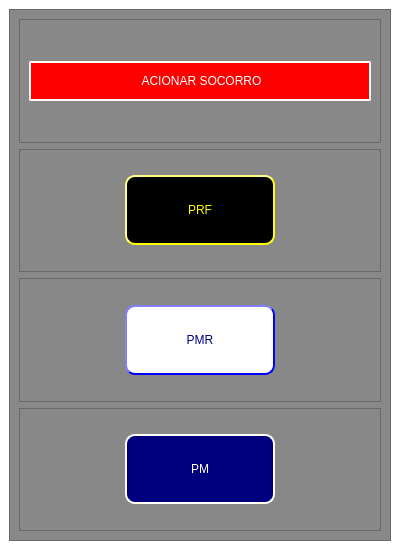
<?xml version="1.0" encoding="UTF-8"?>
<ui version="4.0">
 <class>MainWindow</class>
 <widget class="QMainWindow" name="MainWindow">
  <property name="geometry">
   <rect>
    <x>0</x>
    <y>0</y>
    <width>400</width>
    <height>550</height>
   </rect>
  </property>
  <property name="maximumSize">
   <size>
    <width>400</width>
    <height>550</height>
   </size>
  </property>
  <property name="windowTitle">
   <string>Tela de SOS</string>
  </property>
  <property name="styleSheet">
   <string notr="true">background-color: rgb(255, 255, 255);</string>
  </property>
  <widget class="QWidget" name="centralwidget">
   <layout class="QHBoxLayout" name="horizontalLayout">
    <item>
     <widget class="QFrame" name="frame">
      <property name="styleSheet">
       <string notr="true">background-color: rgb(136, 136, 136);</string>
      </property>
      <property name="frameShape">
       <enum>QFrame::StyledPanel</enum>
      </property>
      <property name="frameShadow">
       <enum>QFrame::Raised</enum>
      </property>
      <layout class="QVBoxLayout" name="verticalLayout">
       <item>
        <widget class="QFrame" name="frame_2">
         <property name="styleSheet">
          <string notr="true"/>
         </property>
         <property name="frameShape">
          <enum>QFrame::StyledPanel</enum>
         </property>
         <property name="frameShadow">
          <enum>QFrame::Raised</enum>
         </property>
         <layout class="QGridLayout" name="gridLayout_4">
          <item row="0" column="0">
           <widget class="QLabel" name="label">
            <property name="maximumSize">
             <size>
              <width>16777215</width>
              <height>40</height>
             </size>
            </property>
            <property name="styleSheet">
             <string notr="true">background-color: rgb(255, 0, 0);
color: rgb(255, 255, 255);
font: 75 16pt &quot;Arial&quot;;
border-style: outset;
border-width: 2px;
border-color: white</string>
            </property>
            <property name="text">
             <string>&lt;html&gt;&lt;head/&gt;&lt;body&gt;&lt;p align=&quot;center&quot;&gt;ACIONAR SOCORRO&lt;/p&gt;&lt;/body&gt;&lt;/html&gt;</string>
            </property>
           </widget>
          </item>
         </layout>
        </widget>
       </item>
       <item>
        <widget class="QFrame" name="frame_3">
         <property name="styleSheet">
          <string notr="true"/>
         </property>
         <property name="frameShape">
          <enum>QFrame::StyledPanel</enum>
         </property>
         <property name="frameShadow">
          <enum>QFrame::Raised</enum>
         </property>
         <layout class="QGridLayout" name="gridLayout">
          <item row="0" column="0">
           <widget class="QPushButton" name="bt_prf">
            <property name="maximumSize">
             <size>
              <width>150</width>
              <height>70</height>
             </size>
            </property>
            <property name="styleSheet">
             <string notr="true">QPushButton{background-color: rgb(0, 0, 0);
color: rgb(255, 255, 0);
font: 75 24pt &quot;Arial&quot;;
border-style: outset;
border-width: 2px;
border-color: yellow;
border-radius: 10px
}
QPushButton:pressed{
	background-color: rgb(255, 255, 0);
	color: rgb(0, 0, 0);
	border-color: black
}</string>
            </property>
            <property name="text">
             <string>PRF</string>
            </property>
           </widget>
          </item>
         </layout>
        </widget>
       </item>
       <item>
        <widget class="QFrame" name="frame_4">
         <property name="styleSheet">
          <string notr="true"/>
         </property>
         <property name="frameShape">
          <enum>QFrame::StyledPanel</enum>
         </property>
         <property name="frameShadow">
          <enum>QFrame::Raised</enum>
         </property>
         <layout class="QGridLayout" name="gridLayout_2">
          <item row="0" column="0">
           <widget class="QPushButton" name="bt_pmr">
            <property name="maximumSize">
             <size>
              <width>150</width>
              <height>70</height>
             </size>
            </property>
            <property name="styleSheet">
             <string notr="true">QPushButton{
background-color: rgb(255, 255, 255);
color: rgb(0, 0, 127);
font: 75 24pt &quot;Arial&quot;;
border-style: outset;
border-width: 2px;
border-color: blue;
border-radius: 10px
}
QPushButton:pressed{
	background-color: rgb(0, 0, 127);
	color: rgb(255, 255, 255);
	border-color: white
}</string>
            </property>
            <property name="text">
             <string>PMR</string>
            </property>
           </widget>
          </item>
         </layout>
        </widget>
       </item>
       <item>
        <widget class="QFrame" name="frame_5">
         <property name="styleSheet">
          <string notr="true"/>
         </property>
         <property name="frameShape">
          <enum>QFrame::StyledPanel</enum>
         </property>
         <property name="frameShadow">
          <enum>QFrame::Raised</enum>
         </property>
         <layout class="QGridLayout" name="gridLayout_3">
          <item row="0" column="0">
           <widget class="QPushButton" name="bt_pm">
            <property name="maximumSize">
             <size>
              <width>150</width>
              <height>70</height>
             </size>
            </property>
            <property name="styleSheet">
             <string notr="true">QPushButton{
	background-color: rgb(0, 0, 127);
	color: rgb(255, 255, 255);
font: 75 24pt &quot;Arial&quot;;
border-style: outset;
border-width: 2px;
border-color: white;
border-radius: 10px
}
QPushButton:pressed{
	background-color: rgb(255, 255, 255);
	color: rgb(0, 0, 127);
	border-color: blue
}</string>
            </property>
            <property name="text">
             <string>PM</string>
            </property>
           </widget>
          </item>
         </layout>
        </widget>
       </item>
      </layout>
     </widget>
    </item>
   </layout>
  </widget>
 </widget>
 <resources/>
 <connections/>
</ui>
